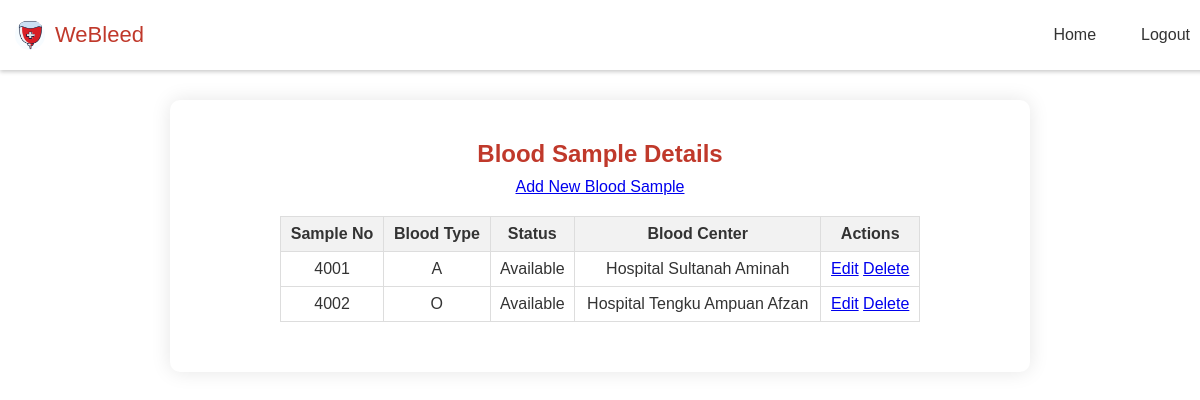
The app's page /bloodsample_details.php (signed in) with its own data.
### tables this page shows
CREATE TABLE `bloodsample` (
  `sampleNo` int(4) NOT NULL,
  `bloodType` varchar(2) NOT NULL,
  `status` varchar(13) NOT NULL,
  `bcID` int(4) NOT NULL
);

CREATE TABLE `bloodcenter` (
  `bcID` int(4) NOT NULL,
  `bcName` varchar(45) NOT NULL,
  `bcPhoneNo` varchar(12) NOT NULL,
  `bcBloodQtyA` int(5) DEFAULT NULL,
  `bcBloodQtyB` int(5) DEFAULT NULL,
  `bcBloodQtyO` int(5) DEFAULT NULL,
  `bcBloodQtyAB` int(5) DEFAULT NULL
);

### bloodsample_details.php (the view, shortened to what this page needs)
<?php
include('connection.php');
$query = "SELECT * FROM bloodsample";
$result = mysqli_query($condb, $query);
function getBloodCenterName($condb, $bcID) {
    $bcQuery = "SELECT bcName FROM bloodcenter WHERE bcID = '$bcID'";
    $bcResult = mysqli_query($condb, $bcQuery);
    if ($bcResult && mysqli_num_rows($bcResult) > 0) {
        $bcRow = mysqli_fetch_assoc($bcResult);
        return $bcRow['bcName'];
    } else {
        return 'Unknown';
    }
}
?>
<!DOCTYPE html>
<html lang="en">
<head>
    <link rel="stylesheet" href="style.css">
</head>
<body>
<nav class="navbar">
    <div class="logo_item">
        <img src="logo.jpg" alt="Company Logo">
        <span>WeBleed</span>
    </div>
    <div class="navbar_content">
        <ul>
            <li><a href="home_staff.php">Home</a></li>
            <li><a href="logout.php">Logout</a></li>
        </ul>
    </div>
</nav>
<div class="details-section">
    <h2>Blood Sample Details</h2>
    <a href="add_bloodsample.php" class="button">Add New Blood Sample</a>
    <table>
        <thead>
        <tr>
            <th>Sample No</th>
            <th>Blood Type</th>
            <th>Status</th>
            <th>Blood Center</th>
            <th>Actions</th>
        </tr>
        </thead>
        <tbody>
        <?php
        if ($result && mysqli_num_rows($result) > 0) {
            while ($row = mysqli_fetch_assoc($result)) {
                echo "<tr>";
                echo "<td>" . $row['sampleNo'] . "</td>";
                echo "<td>" . $row['bloodType'] . "</td>";
                echo "<td>" . $row['status'] . "</td>";
                echo "<td>" . getBloodCenterName($condb, $row['bcID']) . "</td>";
                echo "<td>
                        <a href='edit_bloodsample.php?sampleNo=" . $row['sampleNo'] . "' class='button'>Edit</a>
                        <a href='bloodsample_details.php?action=delete&sampleNo=" . $row['sampleNo'] . "' class='button' onclick=\"return confirm('Are you sure you want to delete this blood sample?');\">Delete</a>
                      </td>";
                echo "</tr>";
            }
        } else {
            echo "<tr><td colspan='5'>No blood samples found.</td></tr>";
        }
        ?>
        </tbody>
    </table>
</div>
</body>
</html>

### style.css (style rules this page uses)
body { font-family: Arial, sans-serif; margin: 0; padding: 0; background-color: white; color: #333; background-image: none; background-size: cover; }
h2 { text-align: center; color: #c0392b; margin-top: 10px; margin-bottom: 10px; }
table { width: 80%; margin: 20px auto; border-collapse: collapse; text-align: center; }
table th, table td { border: 1px solid #ddd; padding: 8px; }
table th { background-color: #f2f2f2; color: #333; }
.navbar { position: fixed; top: 0; width: 100%; background-color: #fff; display: flex; justify-content: space-between; align-items: center; padding: 20px 5px; z-index: 1000; box-shadow: 0 2px 4px rgba(0, 0, 0, 0.2); }
.logo_item { display: flex; align-items: center; column-gap: 10px; font-size: 22px; font-weight: 500; color: #c0392b; margin-left: 5px; }
.navbar img { width: 30px; height: 30px; border-radius: 50%; margin-left: 5px; }
.navbar_content ul { margin: 0; padding: 0; list-style: none; display: flex; }
.navbar_content li { margin-left: 15px; }
.navbar_content a { text-decoration: none; color: #333; padding: 10px 15px; transition: color 0.3s ease; }
.details-section { width: 95%; max-width: 800px; text-align: center; background-color: #fff; border-radius: 10px; box-shadow: 0 0 20px rgba(0, 0, 0, 0.1); padding: 30px; margin: 100px auto; }

### records on screen
bloodsample: sampleNo "4001", bloodType "A", status "Available", bcID.bcName "Hospital Sultanah Aminah"
bloodsample: sampleNo "4002", bloodType "O", status "Available", bcID.bcName "Hospital Tengku Ampuan Afzan"
